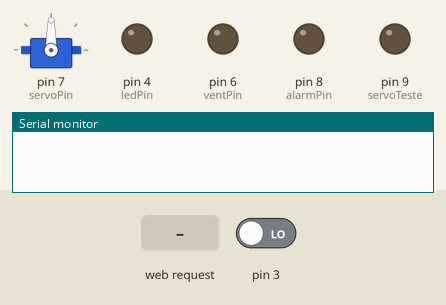
This sketch was run on a simulated Arduino Uno, built with avr-gcc and run on an emulated ATmega328P. On the bench: servo, output pins drawn as LEDs (lit = HIGH), the last lines printed to the serial monitor. Inputs (shaded band) come from the test bench; at power-on: pin 3 LOW.

Above: at 1.2 s.
1.3 s: HTTP request GET /?ledParam=1 received
At 2.5 s:
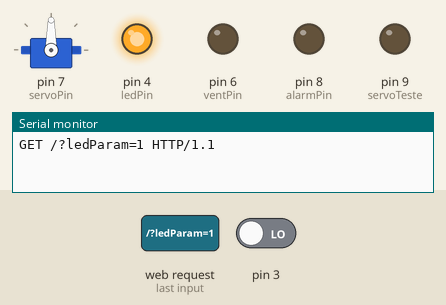
2.8 s: HTTP request GET /?alarmParam=1 received
At 3.9 s:
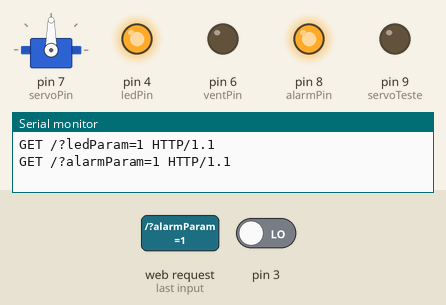
4.3 s: HTTP request GET /?ledParam=0 received
At 5.0 s:
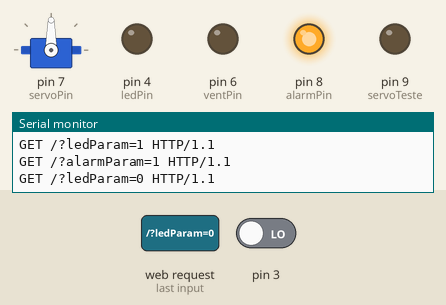
7.5 s: HTTP request GET /?alarmParam=0 received
At 8.7 s:
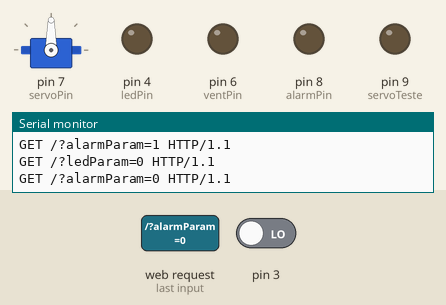
Timing chart, 0 to 10.1 s (numbered marks = the images above; inputs shaded):
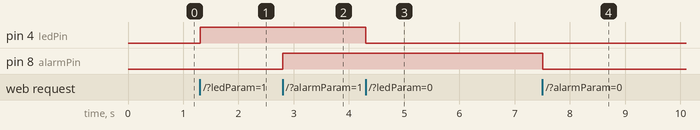

Measured:
- after the input at 1.3 s, pin 4 (ledPin): LOW → HIGH at once
- after the input at 2.8 s, pin 8 (alarmPin): LOW → HIGH at once
- after the input at 4.3 s, pin 4 (ledPin): HIGH → LOW at once
- after the input at 7.5 s, pin 8 (alarmPin): HIGH → LOW at once

The sketch:

arduino.ino
```cpp
#include <Servo.h>        //Bibliotecas essenciais
#include <DHT.h>
#include <DHT_U.h>
#include <UIPEthernet.h>
#include <SPI.h>
#include <EEPROM.h>


int ledPin = 4;       ///declaração de pinos
int dhtPin = A0;
int ventPin = 6;
int servoPin = 7;
int servoTeste = 9;
int alarmPin = 8;

bool portaOP=false;   //variaveis auxiliares
bool ultimoEstado=false;
long int finalTime=0;
int vent;
String id="";

byte mac[] = { 0xDE, 0xAD, 0xBE, 0xEF, 0xFE, 0xED }; //definições de endereço
byte ip[] = { 192, 168, 15, 175 };
char serverG[]="ardhousenotifier.herokuapp.com";

EthernetServer server(80); //declaração do servidor e cliente
EthernetClient webClient;
EthernetClient hero;


DHT dht(dhtPin, DHT11); //declaração do sensor de temperatura
Servo myservo;      //declaração do servo

int processaString(String http); //cabeçalho das funções necessárias
String processaId(String Id);

String readString; //declaração da string que armazena o http

void setup() {
  Ethernet.begin(mac, ip); //inicia a comunicação com o modulo
  server.begin(); //inicia o servidor

  pinMode(ledPin, OUTPUT);//configuração dos registradores I/O
  pinMode(ventPin, OUTPUT);
  pinMode(servoTeste, OUTPUT);
  pinMode(alarmPin, OUTPUT);
  pinMode(3,INPUT);
  digitalWrite(ledPin, LOW);

  myservo.attach(servoPin);//inicialização do servo
  dht.begin();  //inicialização do DHT11


  Serial.begin(9600); //inicialização da comunicação serial

  id=EEPROM.read(0);  //leitura do Id do dispositivo da EEPROM

}

void loop() {
  EthernetClient client = server.available();
  if (client) { //caso exista um cliente:
    while (client.connected()) { // enquanto estiver conectado
      if (client.available()) { //se o cliente estiver disponivel
        char c = client.read(); //le os caracteres da requisição
        if (readString.length() < 100) {
          readString += c; // transfere os caracteres para string
        }


        if (c == '\n') { //se encontrar o '\n' eh o final da requisição
          if (!(readString.indexOf("?") < 0)) { //verifica se existe o caractere '?'

                Serial.println(readString);

              client.println("HTTP/1.1 200 OK");//retorna um OK
              client.println("Connection: close");
              client.println("Content-Type:text/html");
              client.println();

           if (readString.indexOf("ledParam=1") >= 0) { // verifica se a requisição foi para ligar o LED
              digitalWrite(ledPin, HIGH);
              client.println(F("Lampada acesa com sucesso"));
            } else if (readString.indexOf("ledParam=0") >= 0) { // verifica se a requisição foi para desligar o LED
              digitalWrite(ledPin, LOW);
              client.println(F("Lampada apagada com sucesso"));
            } else if (readString.indexOf("ledStatus") >= 0) { // verifica se a requisição foi para checar o status do LED
              client.println(digitalRead(ledPin));
            } else if (readString.indexOf("tempUmi") >= 0) { // verifica se a requisição foi para a leitura do DHT11
              client.println(dht.readTemperature());
              client.println(dht.readHumidity());
            } else if (readString.indexOf("vent=") >= 0) { // verifica se a requisição foi para a definição da velocidade
              analogWrite(ventPin, processaString(readString)); // PWM
              client.println(F("Velocidade definida com sucesso"));
            } else if(readString.indexOf("ventStatus")>=0){  // verifica se a requisição foi para a leitura da velocidade
              client.print(vent);
            } else if(readString.indexOf("portOpen")>=0){   // verifica se a requisição foi para abrir a porta
              portaOP=true;
              finalTime=millis()+5000;                      //define o valor final do timer
              client.println(F("Porta aberta com sucesso"));
            }else if(readString.indexOf("alarmStatus")>=0){   // verifica se a requisição foi para ler o status do alarme
              client.print(digitalRead(alarmPin));
            }else if(readString.indexOf("alarmParam=1")>=0){ // verifica se a requisição foi para ligar o alarme
              digitalWrite(alarmPin,HIGH);
              client.println(F("Alarme ligado com sucesso"));
            }else if(readString.indexOf("alarmParam=0")>=0){ // verifica se a requisição foi para desligar o alarme
              digitalWrite(alarmPin,LOW);
              client.println(F("Alarme desligado com sucesso"));
            }else if(readString.indexOf("setId=")>=0){ // verifica se a requisição foi para gravar o ID do dispositivo
              id="";
              id=processaId(readString);
              EEPROM.write(0,id.toInt());               //grava o ID na EEPROM
              client.println(F("ID gravado com sucesso"));
            }

          }
          readString = ""; //limpa a string para novas requisições
          client.stop(); // desliga o cliente
        }
      }
    }
  }


  if(portaOP && (millis()<finalTime)){  //controle do timer e estado da porta
    //myservo.write(180);
    digitalWrite(servoTeste,HIGH);
  }else{
    //myservo.write(0);
    digitalWrite(servoTeste,LOW);
  }

  if(digitalRead(3)==HIGH && ultimoEstado==false){            // envio da solicitação para o aplicativo
    ultimoEstado=true;                                        //controle da borda de subida
    Serial.println("conectando");
  if (hero.connect(serverG, 80)) {
    Serial.println("connected");
    hero.print("GET /");
    hero.print(id);
    hero.println(" HTTP/1.0");
    hero.println("Host: ardhousenotifier.herokuapp.com");
    hero.println("Connection: close");
    hero.println();
    hero.stop();
  }else{
    Serial.println("erro");
    }
  }else{
    ultimoEstado=false;
  }


}

int processaString(String http) {         //processamento da velocidade do ventilador
                                          //isola o valor do PWM

  String aux = "";
  bool finish = false;
  bool found = false;

  for (int i = 0; i < http.length(); i++) {
    char c = http[i];
    if (found && (c == ' ' || c == '\n')) {
      vent=aux.toInt();
      return aux.toInt();
    }

    if (found) {
      aux += c;
    }

    if (c == '=') {
      found = true;
    }
  }
  vent=aux.toInt();
  return aux.toInt();
}

String processaId(String Id){       //processamento do ID
  String aux = "";
  bool finish = false;
  bool found = false;
  for (int i = 0; i < Id.length(); i++) {
    char c = Id[i];

    if (found && (c == ' ' || c == '\n')) {
      return aux;
    }

    if (found) {
      aux += c;
    }

    if (c == '=') {
      found = true;
    }
  }
  return aux;
}
```
